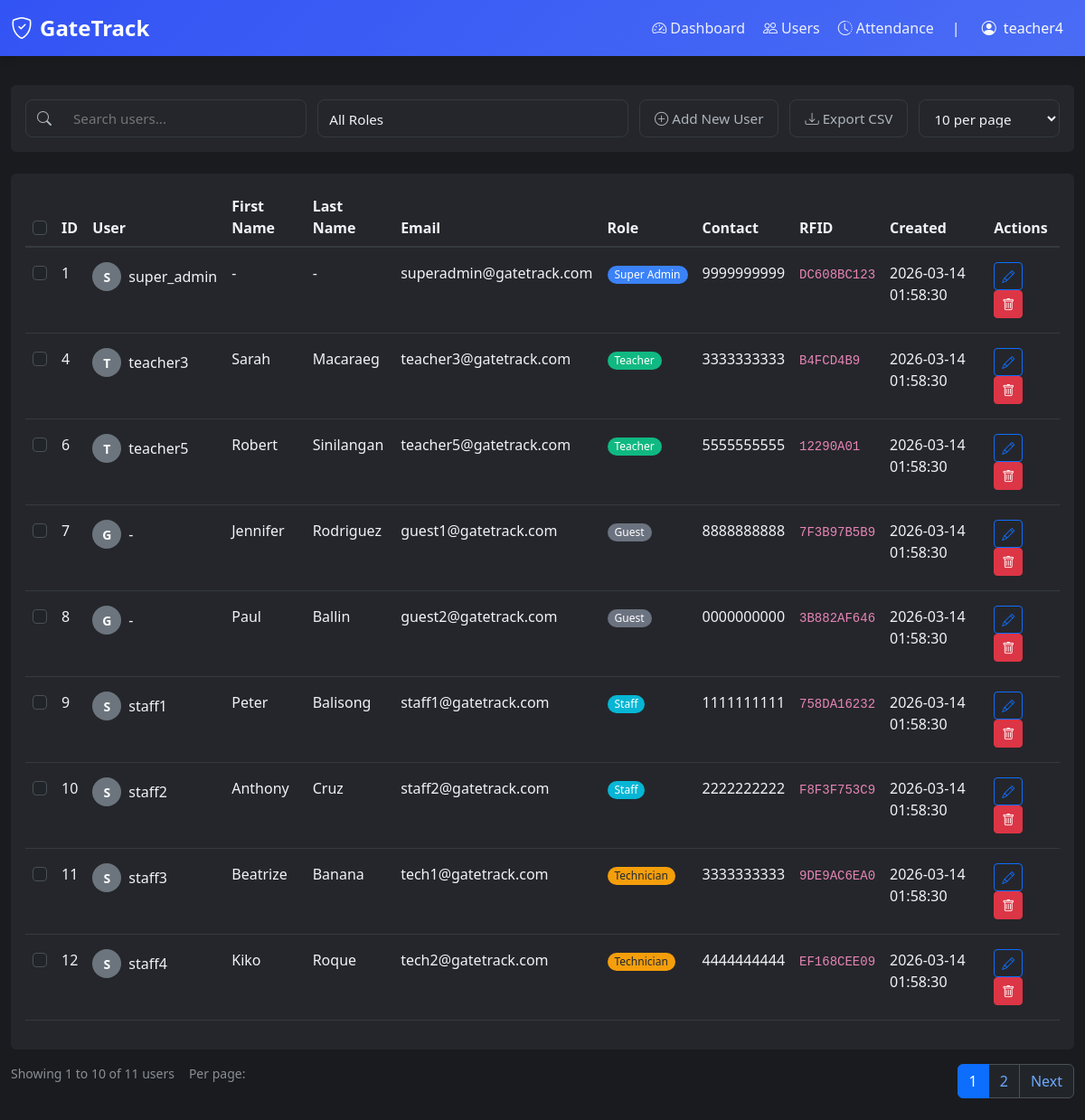
Before: /users (signed in) with the older database file.
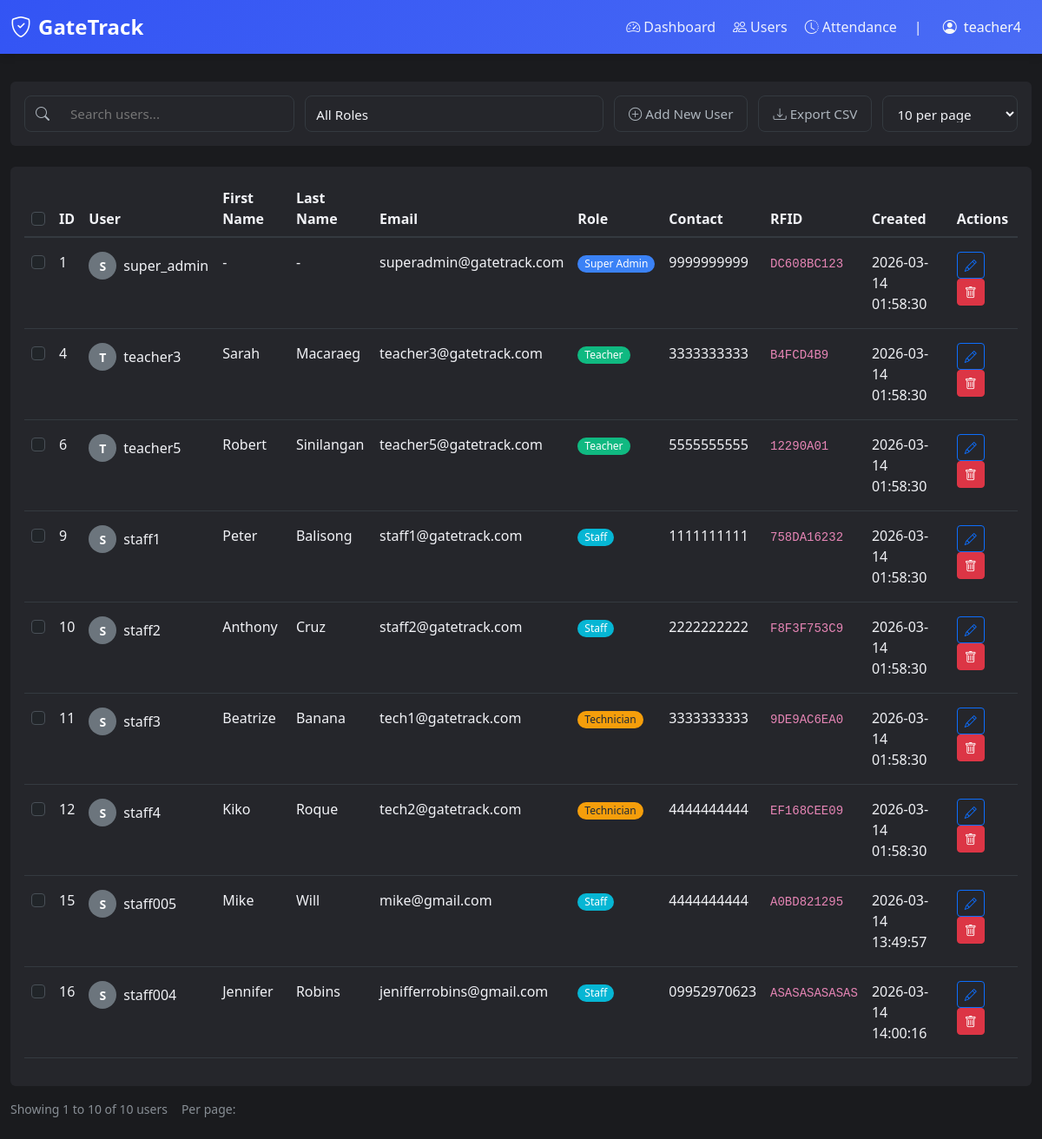
After: the same page with the newer database file.
### tables this page shows
CREATE TABLE "users" (id INTEGER NOT NULL, username VARCHAR(80), email VARCHAR(120) NOT NULL, password VARCHAR(200), contact VARCHAR(20), gender VARCHAR(10), role VARCHAR(20) NOT NULL, created_at DATETIME, rfid TEXT, first_name VARCHAR(50), last_name VARCHAR(50), PRIMARY KEY (id), UNIQUE (email));

### app.py (the view)
@app.route('/users')
@login_required
def users():
    if session.get('role') not in ['super_admin', 'teacher']:
        flash('You do not have permission to view this page.', 'error')
        return redirect(url_for('dashboard'))
    page = int(request.args.get('page', 1))
    per_page = int(request.args.get('per_page', 10))
    search_term = request.args.get('search', '').strip()
    role_filter = request.args.get('role', '')
    if per_page not in [10, 20, 30, 100]:
        per_page = 10
    page = max(1, page)
    from database_utils import get_paginated_users
    users, total_count = get_paginated_users(page, per_page, search_term, role_filter)
    total_pages = (total_count + per_page - 1) // per_page
    if page > total_pages and total_pages > 0:
        return redirect(url_for('users', page=total_pages, per_page=per_page,
                               search=search_term, role=role_filter))
    return render_template('users.html',
                         users=users,
                         page=page,
                         per_page=per_page,
                         total_count=total_count,
                         total_pages=total_pages,
                         search_term=search_term,
                         role_filter=role_filter)

### app.py (called while the page is built)
def login_required(f):
    @wraps(f)
    def decorated_function(*args, **kwargs):
        if 'user_id' not in session:
            flash('Please log in to access this page.', 'error')
            return redirect(url_for('login'))
        return f(*args, **kwargs)
    return decorated_function

### database_utils.py (called while the page is built)
def get_connection() -> sqlite3.Connection:
    conn = sqlite3.connect(DB_PATH)
    conn.row_factory = sqlite3.Row
    return conn

### templates/users.html (shortened to what the changed rows need)
{% extends "nav.html" %}
{% block content %}
<div class="mt-4">
  <div class="card">
    <div class="card-body">
      <div class="table-responsive">
        <table class="table table-hover" id="usersTable">
          <thead>
            <tr>
              <th><input class="form-check-input" type="checkbox" id="selectAll" /></th>
              <th>ID</th>
              <th>User</th>
              <th>First Name</th>
              <th>Last Name</th>
              <th>Email</th>
              <th>Role</th>
              <th>Contact</th>
              <th>RFID</th>
              <th>Created</th>
              <th>Actions</th>
            </tr>
          </thead>
          <tbody>
            {% for user in users %}
            {% if user.id != session.get('user_id') %}
            <tr>
              <td class="py-3"><input class="form-check-input" type="checkbox" value="{{ user.id }}" /></td>
              <td class="py-3">{{ user.id }}</td>
              <td class="py-3">
                <div class="d-flex align-items-center">
                  <div class="avatar-circle me-2 bg-secondary" style="background-color: #6c757d !important">
                    {{ user.username[0].upper() if user.username else user.email[0].upper() }}
                  </div>
                  {{ user.username or '-' }}
                </div>
              </td>
              <td class="py-3">{{ user.first_name or '-' }}</td>
              <td class="py-3">{{ user.last_name or '-' }}</td>
              <td class="py-3">{{ user.email }}</td>
              <td class="py-3">
                <span class="badge badge-role-{{ user.role | replace('_', '-') }} rounded-pill px-2 py-1">
                  {{ user.role | replace('_', ' ') | title }}
                </span>
              </td>
              <td class="py-3">{{ user.contact or '-' }}</td>
              <td class="py-3"><code>{{ user.rfid or 'N/A' }}</code></td>
              <td class="py-3">{{ user.created_at.strftime('%Y-%m-%d %H:%M:%S') if user.created_at else '-' }}</td>
              <td class="py-3">
                <button class="btn btn-sm btn-outline-primary me-1" title="Edit" data-bs-toggle="offcanvas" data-bs-target="#editUserOffcanvas"
                  data-user-id="{{ user.id }}"
                  data-user-role="{{ user.role }}"
                  data-user-username="{{ user.username or '' }}"
                  data-user-first-name="{{ user.first_name or '' }}"
                  data-user-last-name="{{ user.last_name or '' }}"
                  data-user-email="{{ user.email }}"
                  data-user-contact="{{ user.contact or '' }}"
                  data-user-rfid="{{ user.rfid or '' }}">
                  <i class="bi bi-pencil"></i>
                </button>
                <button class="btn btn-sm btn-danger" title="Delete" data-bs-toggle="modal" data-bs-target="#deleteModal" data-user-id="{{ user.id }}" data-user-email="{{ user.email }}" data-user-role="{{ user.role }}">
                  <i class="bi bi-trash"></i>
                </button>
              </td>
            </tr>
            {% endif %}
            {% endfor %}
          </tbody>
        </table>
      </div>
    </div>
  </div>
  <div class="row mt-3">
    <div class="col-md-6">
      <div class="d-flex align-items-center">
        <span class="text-muted small me-3">
          Showing {{ ((page-1)*per_page + 1)|int }} to {{ [page*per_page, total_count]|min }} of {{ total_count }} users
        </span>
        <label class="text-muted small me-2">Per page:</label>
      </div>
    </div>
    <div class="col-md-6">
      {% if total_pages > 1 %}
      <nav aria-label="Users pagination">
        <ul class="pagination justify-content-end mb-0">
          {% for p in range(1, total_pages + 1) %}
          {% if p == page %}
          <li class="page-item active"><span class="page-link">{{ p }}</span></li>
          {% else %}
          <li class="page-item">
            <a class="page-link" href="{{ url_for('users', page=p, per_page=per_page, search=search_term, role=role_filter) }}">{{ p }}</a>
          </li>
          {% endif %}
          {% endfor %}
          {% if page < total_pages %}
          <li class="page-item">
            <a class="page-link" href="{{ url_for('users', page=page+1, per_page=per_page, search=search_term, role=role_filter) }}">Next</a>
          </li>
          {% endif %}
        </ul>
      </nav>
      {% endif %}
    </div>
  </div>
</div>
{% endblock %}

Changed rows visible on the page:
removed users: id "7", email "G", username "-", first_name "Jennifer", last_name "Rodriguez", email "guest1@gatetrack.com", role "Guest", contact "8888888888", rfid "7F3B97B5B9", created_at "2026-03-14 01:58:30"
removed users: id "8", email "G", username "-", first_name "Paul", last_name "Ballin", email "guest2@gatetrack.com", role "Guest", contact "0000000000", rfid "3B882AF646", created_at "2026-03-14 01:58:30"
now on this page (row unchanged): users: id "15", username "S", username "staff005", first_name "Mike", last_name "Will", email "mike@gmail.com", role "Staff", contact "4444444444", rfid "A0BD821295", created_at "2026-03-14 13:49:57"
added users: id "16", username "S", username "staff004", first_name "Jennifer", last_name "Robins", email "jenifferrobins@gmail.com", role "Staff", contact "09952970623", rfid "ASASASASASAS", created_at "2026-03-14 14:00:16"
Other visible differences:
{{ total_count }}: "11" → "10"
list line gone: "1"
list line gone: "2"
text no longer shown: "Next"
